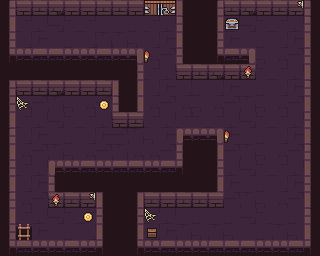

This is a level from a 2D game, rendered from its Tiled map with the project's own tilesets. A one-line summary and the complete map file follow:
An orthogonal 20x16 tile map with 16x16 px tiles, 4 tile layers (Floor, Map, Points, Decor).

<map version="1.5" tiledversion="1.5.0" orientation="orthogonal" renderorder="right-down" width="20" height="16" tilewidth="16" tileheight="16" infinite="0" nextlayerid="5" nextobjectid="1">
 <tileset firstgid="1" source="../assets/Dungeon_Tileset.tsx" />
 <layer id="4" name="Floor" width="20" height="16">
  <data encoding="csv">
0,0,0,0,0,0,0,0,0,0,0,0,79,0,0,0,0,0,0,0,
0,7,8,9,10,7,19,19,20,7,8,0,79,0,8,9,10,7,8,0,
0,17,18,19,20,17,29,29,30,17,18,0,79,0,18,19,20,17,18,0,
0,0,0,0,0,0,0,0,0,27,28,0,79,0,0,0,30,27,28,0,
79,79,79,79,79,79,79,79,0,7,8,0,0,0,0,0,10,7,8,0,
0,0,0,0,0,0,0,0,0,17,18,17,20,17,18,19,20,17,18,0,
0,27,28,29,30,27,28,0,0,27,28,27,30,27,28,29,30,27,28,0,
0,7,8,9,10,7,8,0,0,7,8,7,10,7,8,9,10,7,8,0,
0,17,18,19,20,17,18,28,29,30,18,0,0,0,18,19,20,17,18,0,
0,27,28,29,30,27,28,29,27,27,28,0,79,0,28,29,30,27,28,0,
0,7,8,0,0,0,0,0,0,0,0,0,79,0,8,9,10,7,8,0,
0,17,18,0,79,79,79,79,79,79,79,79,79,0,18,19,20,17,18,0,
0,27,28,0,0,0,0,79,0,0,0,0,0,0,28,29,30,27,28,0,
0,7,8,9,10,7,0,79,0,7,8,19,20,19,20,9,10,19,20,0,
0,17,18,19,20,17,0,79,0,17,18,29,30,29,30,19,20,29,30,0,
0,0,0,0,0,0,0,79,0,0,0,0,0,0,0,0,0,0,0,0
</data>
 </layer>
 <layer id="1" name="Map" width="20" height="16">
  <data encoding="csv">
1,2,3,4,5,2,3,3,5,37,38,16,0,1,3,4,5,3,5,6,
11,0,0,0,0,0,0,0,0,0,0,6,0,11,0,0,0,0,0,6,
21,0,0,0,0,0,0,0,0,0,0,16,0,21,0,0,0,0,0,16,
41,44,45,42,43,44,45,44,56,0,0,26,0,41,45,56,0,0,0,26,
0,0,0,0,0,0,0,0,21,0,0,5,3,4,5,3,0,0,0,36,
21,2,3,4,5,2,3,16,11,0,0,0,0,0,0,0,0,0,0,6,
21,0,0,0,0,0,0,6,11,0,0,0,0,0,0,0,0,0,0,16,
31,0,0,0,0,0,0,5,3,0,0,0,0,0,0,0,0,0,0,26,
1,0,0,0,0,0,0,0,0,0,0,55,44,56,0,0,0,0,0,36,
11,0,0,0,0,0,0,0,0,0,0,26,0,31,0,0,0,0,0,6,
21,0,0,55,44,45,44,45,45,44,45,46,0,21,0,0,0,0,0,16,
31,0,0,6,0,0,0,0,0,0,0,0,0,11,0,0,0,0,0,26,
1,0,0,3,3,2,16,0,11,3,2,3,3,2,0,0,0,0,0,36,
11,0,0,0,0,0,26,0,21,0,0,0,0,0,0,0,0,0,0,6,
21,0,0,0,0,0,16,0,31,0,0,0,0,0,0,0,0,0,0,16,
41,42,43,44,45,44,46,0,41,44,45,43,44,45,45,42,43,44,45,46
</data>
 </layer>
 <layer id="2" name="Points" width="20" height="16">
  <data encoding="csv">
0,0,0,0,0,0,0,0,0,0,0,0,0,0,0,0,0,0,0,0,
0,0,0,0,0,0,0,0,0,0,0,0,0,0,85,0,0,0,0,0,
0,0,0,0,0,0,0,0,0,0,0,0,0,0,0,0,0,0,0,0,
0,0,0,0,0,0,0,0,0,0,0,0,0,0,0,0,0,0,0,0,
0,0,0,0,0,0,0,0,0,0,0,0,0,0,0,0,0,0,0,0,
0,0,0,0,0,0,0,0,0,0,0,0,0,0,0,0,0,0,0,0,
0,0,0,0,0,0,87,0,0,0,0,0,0,0,0,0,0,0,0,0,
0,0,0,0,0,0,0,0,0,0,0,0,0,0,0,0,0,0,0,0,
0,0,0,0,0,0,0,0,0,0,0,0,0,0,0,0,0,0,0,0,
0,0,0,0,0,0,0,0,0,0,0,0,0,0,0,0,0,0,0,0,
0,0,0,0,0,0,0,0,0,0,0,0,0,0,0,0,0,0,0,0,
0,0,0,0,0,0,0,0,0,0,0,0,0,0,0,0,0,0,0,0,
0,0,0,0,0,0,0,0,0,0,0,0,0,0,0,0,0,0,0,0,
0,0,0,0,0,87,0,0,0,0,0,0,0,0,0,0,0,0,0,0,
0,40,0,0,0,0,0,0,0,81,0,0,0,0,0,0,0,0,0,0,
0,0,0,0,0,0,0,0,0,0,0,0,0,0,0,0,0,0,0,0
</data>
 </layer>
 <layer id="3" name="Decor" width="20" height="16">
  <data encoding="csv">
0,0,0,0,0,0,0,0,0,0,0,0,0,0,0,0,0,0,66,0,
0,0,0,0,0,0,0,0,0,0,0,0,0,0,0,0,0,0,0,0,
0,0,0,0,0,0,0,0,0,0,0,0,0,0,0,0,0,0,0,0,
0,0,0,0,0,0,0,0,0,92,0,0,0,0,0,0,0,0,0,0,
0,0,0,0,0,0,0,0,0,0,0,0,0,0,0,91,0,0,0,0,
0,0,0,0,0,0,0,0,0,0,0,0,0,0,0,0,0,0,0,0,
0,65,0,0,0,0,0,0,0,0,0,0,0,0,0,0,0,0,0,0,
0,0,0,0,0,0,0,0,0,0,0,0,0,0,0,0,0,0,0,0,
0,0,0,0,0,0,0,0,0,0,0,0,0,0,92,0,0,0,0,0,
0,0,0,0,0,0,0,0,0,0,0,0,0,0,0,0,0,0,0,0,
0,0,0,0,0,0,0,0,0,0,0,0,0,0,0,0,0,0,0,0,
0,0,0,0,0,0,0,0,0,0,0,0,0,0,0,0,0,0,0,0,
0,0,0,91,0,66,0,0,0,0,0,0,0,0,0,0,0,0,0,0,
0,0,0,0,0,0,0,0,0,65,0,0,0,0,0,0,0,0,0,0,
0,0,0,0,0,0,0,0,0,0,0,0,0,0,0,0,0,0,0,0,
0,0,0,0,0,0,0,0,0,0,0,0,0,0,0,0,0,0,0,0
</data>
 </layer>
</map>
